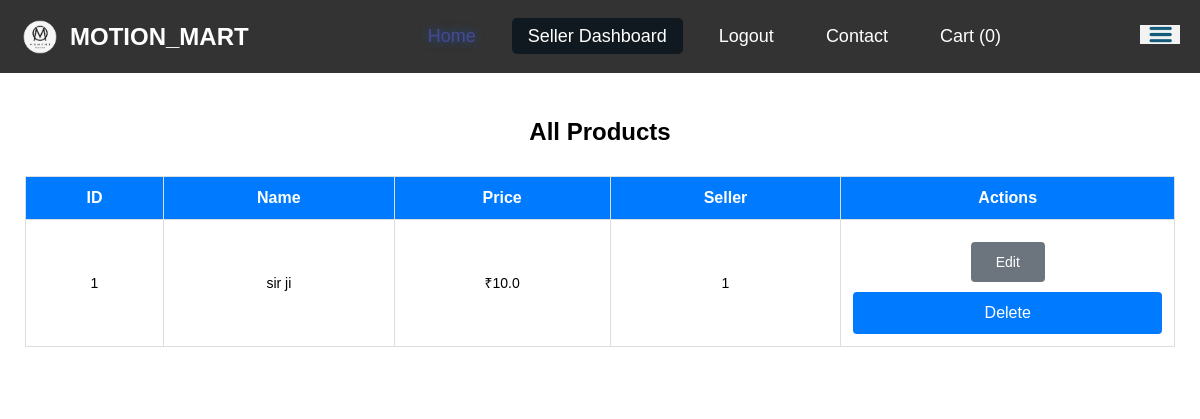
Screenshot of /seller/view_products (signed in) with the database file from the repository.
### app.py (models this page shows, shortened)
class Product(db.Model):
    __tablename__ = 'products'
    id = db.Column(db.Integer, primary_key=True)
    name = db.Column(db.String(255), nullable=False)
    price = db.Column(db.Float, nullable=False)
    description = db.Column(db.String(500), nullable=True)
    seller_id = db.Column(db.Integer, db.ForeignKey('user.id'), nullable=False)  # Correct foreign key to 'user.id'
    image_path = db.Column(db.String(255), nullable=True)  # <-- Add this line
    seller = db.relationship('User', backref='products')
    orders = db.relationship('Order', back_populates='product')

### app.py (the view)
@app.route('/seller/view_products')
@role_required('seller')
def seller_view_products():
    products = Product.query.all()
    return render_template('view_products.html', products=products)

### app.py (called while the page is built)
def role_required(allowed_roles):
    def wrapper(f):
        @wraps(f)
        def decorated_function(*args, **kwargs):
            if 'logged_in' not in session or session.get('role') not in allowed_roles:
                return redirect(url_for('login'))
            return f(*args, **kwargs)
        return decorated_function
    return wrapper

### templates/view_products.html (shortened to what this page needs)
<!DOCTYPE html>
<html lang="en">
<head>
    <link rel="stylesheet" href="{{ url_for('static', filename='style.css') }}">
</head>
<body>
    {% include 'navbar.html' %}
    <div class="container">
        <h2>All Products</h2>
        {% if products %}
        <table>
            <tr>
                <th>ID</th>
                <th>Name</th>
                <th>Price</th>
                <th>Seller</th>
                <th>Actions</th>
            </tr>
            {% for product in products %}
            <tr>
                <td>{{ product.id }}</td>
                <td>{{ product.name }}</td>
                <td>₹{{ product.price }}</td>
                <td>{{ product.seller_id }}</td>
                <td>
                    <a class="btn" href="{{ url_for('seller_edit_product', product_id=product.id) }}">Edit</a>
                    <form action="{{ url_for('delete_product', product_id=product.id) }}" method="post">
                        <button type="submit" class="btn">Delete</button>
                    </form>
                </td>
            </tr>
            {% endfor %}
        </table>
        {% else %}
        <p>No products available.</p>
        {% endif %}
    </div>
</body>
</html>

### static/style.css (style rules this page uses)
body { padding: 0; margin: 0; }
body { font-family: Arial, sans-serif; }
.container { width: auto; margin: 0 auto; padding: 20px; border: 5px solid white; }
button { width: 100%; padding: 12px; font-size: 16px; color: #fff; background-color: #007bff; border: none; border-radius: 4px; cursor: pointer; transition: background-color 0.3s; }
.btn { display: inline-block; margin-top: 10px; padding: 12px 25px; text-align: center; font-size: 14px; background-color: #6c757d; color: white; text-decoration: none; border-radius: 4px; transition: background-color 0.3s; }
.container h2 { text-align: center; margin-bottom: 30px; font-size: 24px; font-weight: bold; }
button[type="submit"] { background-color: #007bff; color: white; border: none; padding: 12px 20px; border-radius: 4px; font-size: 16px; cursor: pointer; width: 100%; transition: background-color 0.3s ease; }
table { width: 100%; border-collapse: collapse; margin-bottom: 20px; }
table th, table td { text-align: center; padding: 12px; border: 1px solid #ddd; }
table th { background-color: #007bff; color: white; font-size: 16px; }
table td { font-size: 14px; }
button { background-color: #f44336; color: white; padding: 8px 16px; border: none; border-radius: 4px; cursor: pointer; transition: background-color 0.3s ease; }
form button[type="submit"] { background-color: #007bff; width: 100%; padding: 12px; font-size: 16px; border-radius: 4px; cursor: pointer; border: none; transition: background-color 0.3s ease; }

### rows the page displays
Product: id "1", name "sir ji", price "10.0", seller_id "1"

### other values shown
{{ session['role'].capitalize() }} "Seller"
